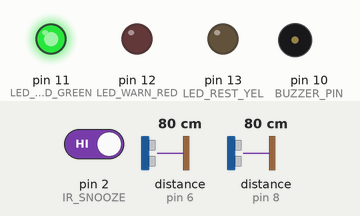
A sketch run on a simulated Arduino Uno, built with avr-gcc and run on an emulated ATmega328P. On the bench: output pins drawn as LEDs (lit = HIGH), buzzer (waves = sounding). Wiring (inferred from the names in the program): 2 × ultrasonic range finder: trigger pin 7, echo pin 6 / trigger pin 9, echo pin 8. Inputs (shaded band) come from the test bench; at power-on: distance to the obstacle (sensors on pin 6, pin 8) 80 cm, pin 2 (IR_SNOOZE) HIGH. The echo pulse lasts 58.3 µs per cm; pins used as bus, display or sensor lines are not drawn; what the sketch prints to the serial monitor is not drawn.

Above: at 1.3 s.
1.4 s: distance to the obstacle (sensor on pin 6) set to 71 cm
3.0 s: distance to the obstacle (sensor on pin 6) set to 65 cm
At 3.7 s:
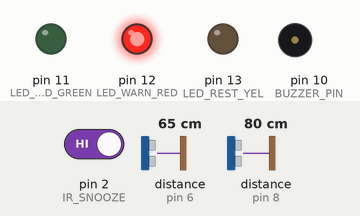
6.0 s: distance to the obstacle (sensor on pin 8) set to 2 cm
9.0 s: pin 2 (IR_SNOOZE) driven LOW
At 9.17 s:
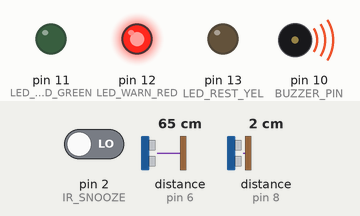
10.8 s: pin 2 (IR_SNOOZE) driven HIGH
At 11.9 s:
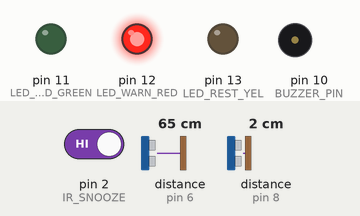
13.8 s: distance to the obstacle (sensor on pin 8) set to 60 cm
At 14.1 s:
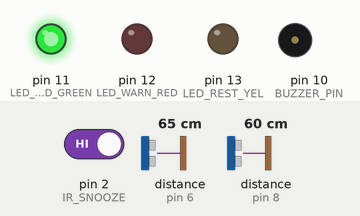
Timing chart, 0 to 16.3 s (numbered marks = the images above; inputs shaded):
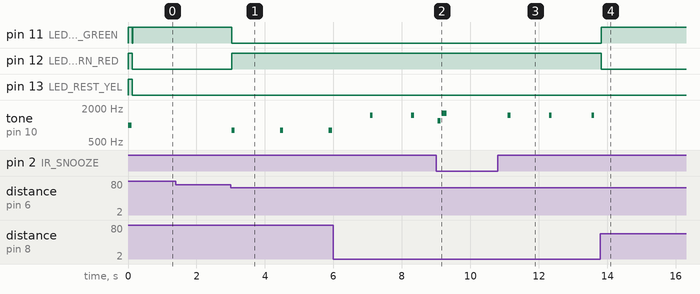

The sketch:

06-posture-distance-monitor.ino
```cpp
#include <Arduino.h>

/*
 * =====================================================================================
 * PROJECT 06: Ergonomic Posture & Screen Distance Monitor
 * Hardware: Arduino Uno + 2x Ultrasonic (HC-SR04) + 1x IR Sensor + 1x Buzzer + 3x LEDs
 * =====================================================================================
 *
 * ZERO RE-WIRING (Same circuit as Projects 01, 02, 03, 04 & 05!):
 * - Ultrasonic 1 (Screen-to-Face Distance) : TRIG = Pin 9, ECHO = Pin 8
 * - Ultrasonic 2 (Torso-to-Posture Monitor): TRIG = Pin 7, ECHO = Pin 6
 * - IR Sensor    (Touchless Snooze/Calib) : OUT  = Pin 2
 * - Piezo Buzzer (Gentle Posture Reminder): (+)  = Pin 10
 * - Green LED    (Good Posture / Healthy) : (+)  = Pin 11
 * - Red LED      (Slouching / Too Close)  : (+)  = Pin 12
 * - Yellow LED   (20-20-20 Rest Alert)    : (+)  = Pin 13
 * =====================================================================================
 */

// --- PIN DEFINITIONS ---
const int TRIG_SCREEN = 9;
const int ECHO_SCREEN = 8;
const int TRIG_TORSO  = 7;
const int ECHO_TORSO  = 6;
const int IR_SNOOZE   = 2;
const int BUZZER_PIN  = 10;

const int LED_GOOD_GREEN = 11; // Excellent posture
const int LED_WARN_RED   = 12; // Slouching / Too close
const int LED_REST_YEL   = 13; // 20-20-20 Eye break alert

// --- ERGONOMIC THRESHOLDS (cm) ---
const int MIN_SCREEN_DIST_CM  = 38; // Closer than 38 cm = Eye strain warning
const int SLOUCH_THRESHOLD_CM = 12; // Deviation from calibrated posture

// --- SYSTEM STATE ---
long currentScreenDist = 50;
long currentTorsoDist  = 40;
long calibratedTorso   = 40;
bool isCalibrated      = false;
bool tooCloseWarning   = false;
bool slouchingWarning  = false;
bool breakNeeded       = false;

unsigned long timerStart = 0;
const unsigned long BREAK_INTERVAL_MS = 60000; // 60s for demo (set to 1200000 for 20m)
unsigned long lastBuzz = 0;
unsigned long lastPrintTime = 0;

long getDistance(int trigPin, int echoPin);
void printPostureDashboard();

void setup() {
  Serial.begin(115200);
  Serial.println(F("\n=================================================="));
  Serial.println(F(" Project 06: Ergonomic Posture & Screen Monitor   "));
  Serial.println(F("=================================================="));

  pinMode(TRIG_SCREEN, OUTPUT);
  pinMode(ECHO_SCREEN, INPUT);
  pinMode(TRIG_TORSO, OUTPUT);
  pinMode(ECHO_TORSO, INPUT);
  pinMode(IR_SNOOZE, INPUT_PULLUP);

  pinMode(BUZZER_PIN, OUTPUT);
  pinMode(LED_GOOD_GREEN, OUTPUT);
  pinMode(LED_WARN_RED, OUTPUT);
  pinMode(LED_REST_YEL, OUTPUT);

  // Power-on test
  digitalWrite(LED_GOOD_GREEN, HIGH);
  digitalWrite(LED_WARN_RED, HIGH);
  digitalWrite(LED_REST_YEL, HIGH);
  tone(BUZZER_PIN, 1000, 100); delay(120);
  digitalWrite(LED_GOOD_GREEN, LOW);
  digitalWrite(LED_WARN_RED, LOW);
  digitalWrite(LED_REST_YEL, LOW);

  timerStart = millis();
  Serial.println(F("[Ready] Posture Monitor Active. Sit upright to auto-calibrate baseline!\n"));
}

void loop() {
  // 1. Measure Distances
  currentScreenDist = getDistance(TRIG_SCREEN, ECHO_SCREEN);
  currentTorsoDist  = getDistance(TRIG_TORSO, ECHO_TORSO);

  // Auto-calibrate upright baseline on first valid reading
  if (!isCalibrated && currentTorsoDist >= 20 && currentTorsoDist <= 80) {
    calibratedTorso = currentTorsoDist;
    isCalibrated = true;
    Serial.print(F("🎯 [Calibrated] Upright baseline set to: "));
    Serial.print(calibratedTorso); Serial.println(F(" cm"));
    tone(BUZZER_PIN, 1200, 80);
  }

  // 2. Evaluate Screen Distance (Eye strain warning)
  tooCloseWarning = (currentScreenDist > 0 && currentScreenDist < MIN_SCREEN_DIST_CM);

  // 3. Evaluate Slouching
  slouchingWarning = false;
  if (isCalibrated && currentTorsoDist > 0 && abs(currentTorsoDist - calibratedTorso) > SLOUCH_THRESHOLD_CM) {
    slouchingWarning = true;
  }

  // 4. 20-20-20 Eye Break Timer Check
  if (millis() - timerStart > BREAK_INTERVAL_MS) {
    breakNeeded = true;
    digitalWrite(LED_REST_YEL, HIGH);
  }

  // 5. Touchless Snooze / Re-calibration via IR Sensor
  if (digitalRead(IR_SNOOZE) == LOW) {
    timerStart = millis();
    breakNeeded = false;
    calibratedTorso = currentTorsoDist;
    digitalWrite(LED_REST_YEL, LOW);

    tone(BUZZER_PIN, 1200, 100); delay(120);
    tone(BUZZER_PIN, 1600, 150);
    Serial.println(F("✋ [Touchless Snooze] Break dismissed & posture re-calibrated!"));
    while (digitalRead(IR_SNOOZE) == LOW);
    delay(300);
  }

  // 6. Update Visual & Audio Indicators
  if (tooCloseWarning) {
    digitalWrite(LED_GOOD_GREEN, LOW);
    digitalWrite(LED_WARN_RED, HIGH);
    if (millis() - lastBuzz > 1200) {
      tone(BUZZER_PIN, 1500, 80); // High pitch for screen warning
      lastBuzz = millis();
    }
  }
  else if (slouchingWarning) {
    digitalWrite(LED_GOOD_GREEN, LOW);
    digitalWrite(LED_WARN_RED, HIGH);
    if (millis() - lastBuzz > 1400) {
      tone(BUZZER_PIN, 800, 100); // Low pitch for slouching
      lastBuzz = millis();
    }
  }
  else {
    // Excellent Posture!
    digitalWrite(LED_GOOD_GREEN, HIGH);
    digitalWrite(LED_WARN_RED, LOW);
    noTone(BUZZER_PIN);
  }

  // 7. Live Dashboard in Serial Monitor (every 1.5s)
  if (millis() - lastPrintTime > 1500) {
    printPostureDashboard();
    lastPrintTime = millis();
  }

  delay(40);
}

// =====================================================================================
// SERIAL DASHBOARD
// =====================================================================================
void printPostureDashboard() {
  Serial.println(F("--------------------------------------------------"));
  Serial.println(F("       🪑 ERGONOMIC POSTURE MONITOR DASHBOARD     "));
  Serial.println(F("--------------------------------------------------"));
  Serial.print(F(" Screen Distance : "));
  Serial.print(currentScreenDist);
  Serial.print(F(" cm  -> "));
  if (tooCloseWarning) Serial.println(F("⚠️  [TOO CLOSE! LEAN BACK]"));
  else                 Serial.println(F("✅ [HEALTHY DISTANCE]"));

  Serial.print(F(" Torso Distance  : "));
  Serial.print(currentTorsoDist);
  Serial.print(F(" cm (Baseline: "));
  Serial.print(calibratedTorso);
  Serial.print(F(" cm) -> "));
  if (slouchingWarning) Serial.println(F("⚠️  [SLOUCHING DETECTED]"));
  else                  Serial.println(F("✅ [UPRIGHT]"));

  Serial.print(F(" Overall Status  : "));
  if (!tooCloseWarning && !slouchingWarning) {
    Serial.println(F("🟢 EXCELLENT POSTURE"));
  } else {
    Serial.println(F("🔴 POSTURE CORRECTION NEEDED"));
  }

  Serial.print(F(" Eye Break Timer : "));
  if (breakNeeded) {
    Serial.println(F("🟡 [TIME TO REST EYES! Wave IR to Snooze]"));
  } else {
    long secLeft = (BREAK_INTERVAL_MS - (millis() - timerStart)) / 1000;
    Serial.print(secLeft); Serial.println(F("s until next 20-20-20 break"));
  }
  Serial.println(F("--------------------------------------------------\n"));
}

long getDistance(int trigPin, int echoPin) {
  digitalWrite(trigPin, LOW);
  delayMicroseconds(2);
  digitalWrite(trigPin, HIGH);
  delayMicroseconds(10);
  digitalWrite(trigPin, LOW);

  long duration = pulseIn(echoPin, HIGH, 18000);
  if (duration == 0) return 999;
  return duration * 0.0343 / 2;
}
```

Measured:
- the behaviour switches between 68 and 67 cm on distance to the obstacle (sensor on pin 6) (found by bisection; images 0 and 1)
- after the input at 1.4 s, every drawn part: stays the same
- after the input at 3.0 s, pin 11 (LED_GOOD_GREEN): HIGH → LOW at once; pin 12 (LED_WARN_RED): LOW → HIGH at once; tone on pin 10 (BUZZER_PIN): alternates 800 Hz for 0.10 s and silent for 1.3 s, starting at once
- after the input at 10.8 s, tone on pin 10 (BUZZER_PIN): alternates 1500 Hz for 0.08 s and silent for 1.1 s, starting after 0.30 s
- after the input at 13.8 s, pin 11 (LED_GOOD_GREEN): LOW → HIGH at once; pin 12 (LED_WARN_RED): HIGH → LOW at once; tone on pin 10 (BUZZER_PIN): stops changing and stays silent
